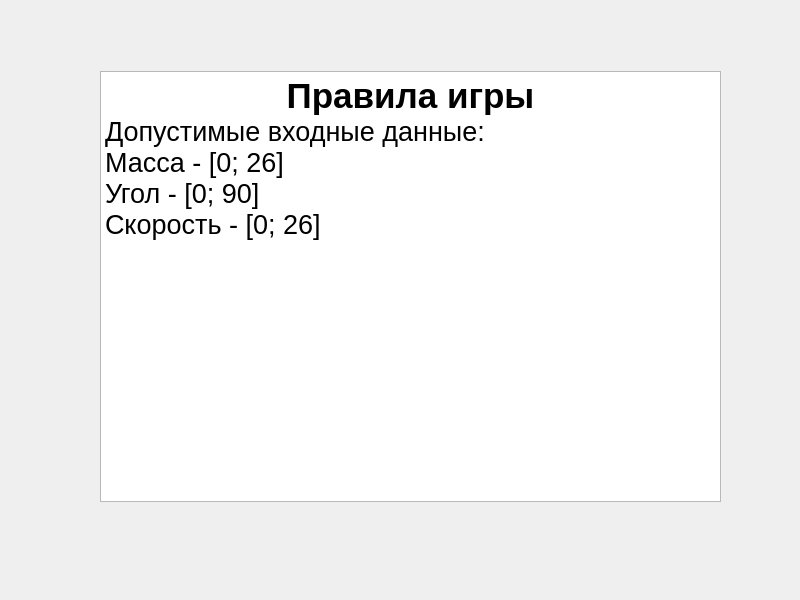
<?xml version="1.0" encoding="UTF-8"?>
<ui version="4.0">
 <class>Rules</class>
 <widget class="QDialog" name="Rules">
  <property name="geometry">
   <rect>
    <x>0</x>
    <y>0</y>
    <width>800</width>
    <height>600</height>
   </rect>
  </property>
  <property name="windowTitle">
   <string>Dialog</string>
  </property>
  <widget class="QTextBrowser" name="textBrowser">
   <property name="geometry">
    <rect>
     <x>100</x>
     <y>71</y>
     <width>621</width>
     <height>431</height>
    </rect>
   </property>
   <property name="html">
    <string>&lt;!DOCTYPE HTML PUBLIC &quot;-//W3C//DTD HTML 4.0//EN&quot; &quot;http://www.w3.org/TR/REC-html40/strict.dtd&quot;&gt;
&lt;html&gt;&lt;head&gt;&lt;meta name=&quot;qrichtext&quot; content=&quot;1&quot; /&gt;&lt;style type=&quot;text/css&quot;&gt;
p, li { white-space: pre-wrap; }
&lt;/style&gt;&lt;/head&gt;&lt;body style=&quot; font-family:'Noto Sans'; font-size:9pt; font-weight:400; font-style:normal;&quot;&gt;
&lt;p align=&quot;center&quot; style=&quot; margin-top:0px; margin-bottom:0px; margin-left:0px; margin-right:0px; -qt-block-indent:0; text-indent:0px;&quot;&gt;&lt;span style=&quot; font-size:26pt; font-weight:600;&quot;&gt;Правила игры&lt;/span&gt;&lt;/p&gt;
&lt;p style=&quot; margin-top:0px; margin-bottom:0px; margin-left:0px; margin-right:0px; -qt-block-indent:0; text-indent:0px;&quot;&gt;&lt;span style=&quot; font-size:20pt;&quot;&gt;Допустимые входные данные:&lt;/span&gt;&lt;/p&gt;
&lt;p style=&quot; margin-top:0px; margin-bottom:0px; margin-left:0px; margin-right:0px; -qt-block-indent:0; text-indent:0px;&quot;&gt;&lt;span style=&quot; font-size:20pt;&quot;&gt;Масса - [0; 26]&lt;/span&gt;&lt;/p&gt;
&lt;p style=&quot; margin-top:0px; margin-bottom:0px; margin-left:0px; margin-right:0px; -qt-block-indent:0; text-indent:0px;&quot;&gt;&lt;span style=&quot; font-size:20pt;&quot;&gt;Угол - [0; 90]&lt;/span&gt;&lt;/p&gt;
&lt;p style=&quot; margin-top:0px; margin-bottom:0px; margin-left:0px; margin-right:0px; -qt-block-indent:0; text-indent:0px;&quot;&gt;&lt;span style=&quot; font-size:20pt;&quot;&gt;Скорость - [0; 26]&lt;/span&gt;&lt;/p&gt;&lt;/body&gt;&lt;/html&gt;</string>
   </property>
  </widget>
 </widget>
 <resources/>
 <connections/>
</ui>
